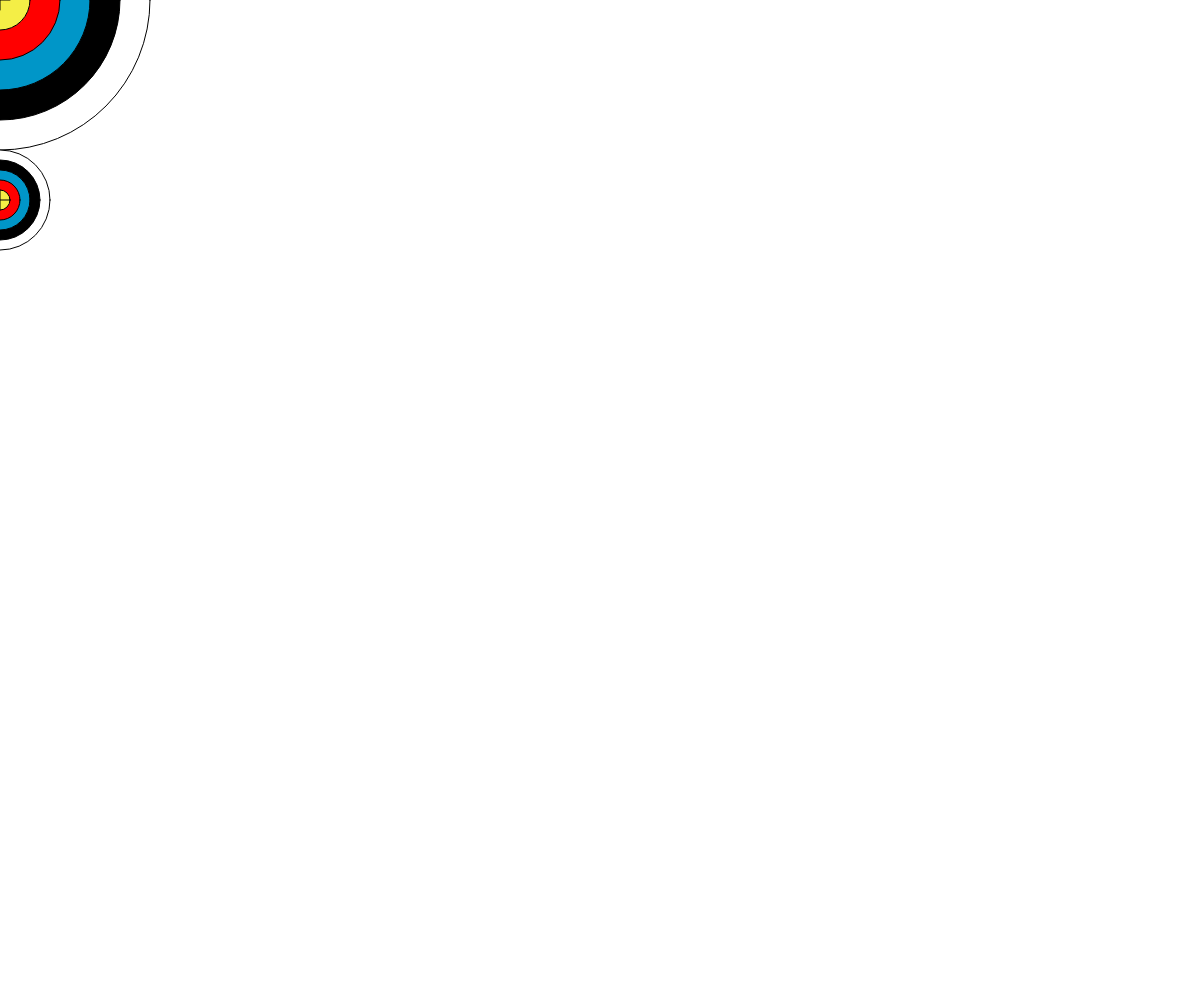
Frame 1 (no input)
Frame 60 (no input): identical to frame 1, image omitted
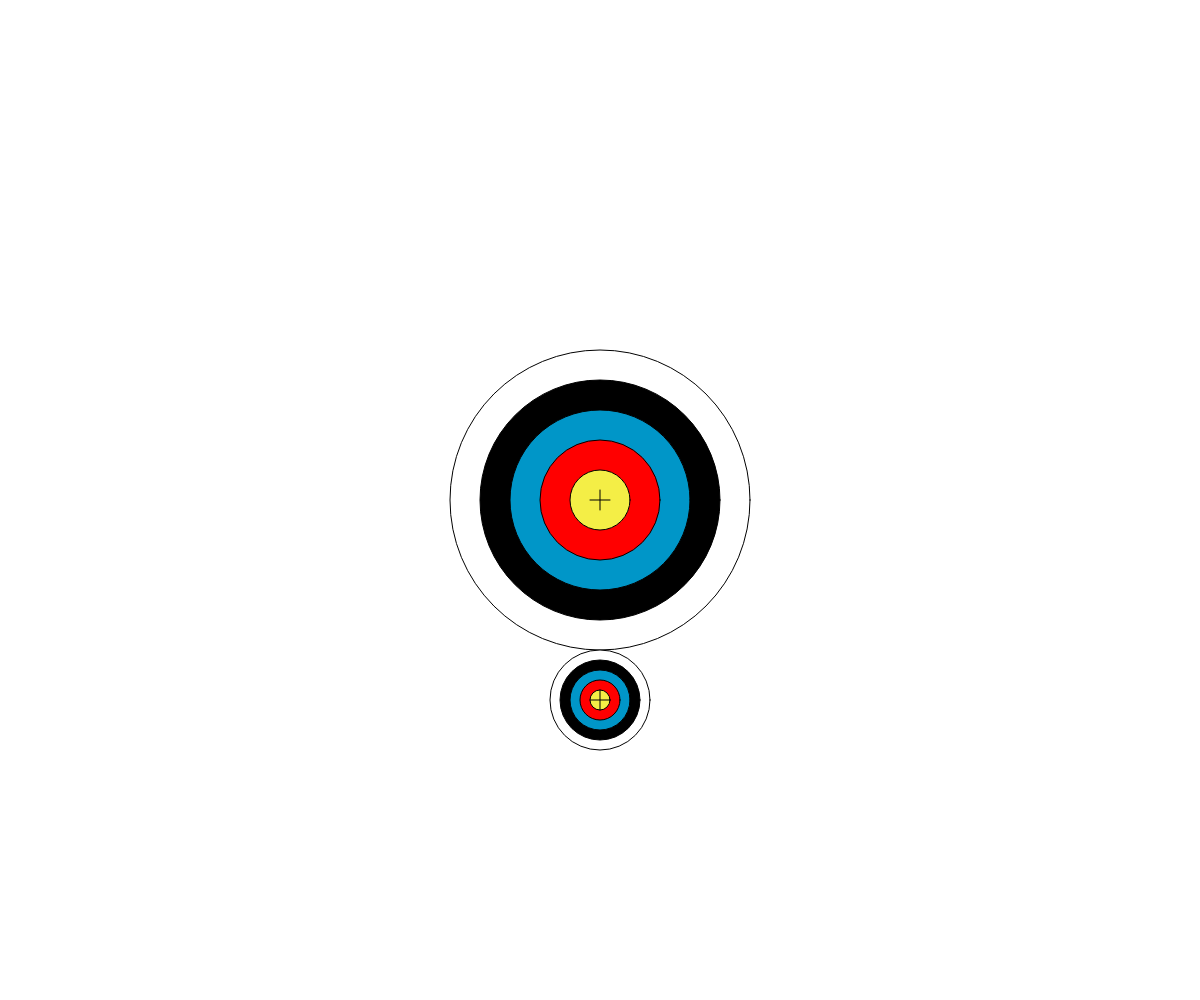
Frame 120 (the mouse pressed at the canvas centre since frame 60)

The p5.js sketch that drew these frames (run headless with seeded random() and noise() and a simulated clock; from frame 60 on, the mouse is pressed at the canvas centre):

// p5.js sketch
// ── sketch.js


function setup() {
    createCanvas(windowWidth, windowHeight);
}

function draw() {
    background(255);

    // drawBullseye(width/2, height/2);
    drawBullseye(mouseX, mouseY, 300);

    drawBullseye(mouseX, mouseY + 200, 100 );
}

function drawBullseye(x, y, size) {
    var step = size*.2;

    fill(255);
    ellipse(x, y, size, size);

    fill(0);
    ellipse(x, y, size - step, size - step);

    fill(0, 150, 200);
    ellipse(x, y, size - 2*step, size - 2*step);

    fill(255, 0, 0);
    ellipse(x, y, size - 3*step, size - 3*step);

    fill(244, 238, 70);
    ellipse(x, y, size - 4*step, size - 4*step);

    line(x, y- 10, x, y+ 10);
    line(x-10, y, x+10, y);
}
